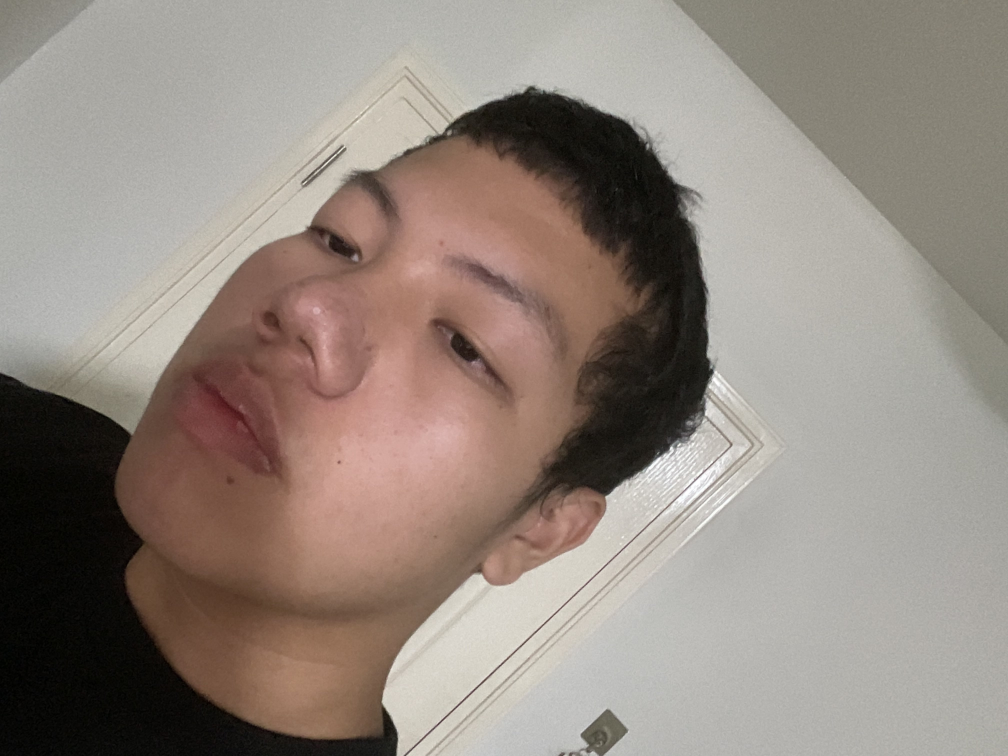
#> input picture Data_set/Raw_data/person1/IMG_0314.jpg, 4032 x 3024 px, found by its file name (shown at 1/4 size); its folder holds only this picture in this run
$ python RE_Si_Name.py
#> lines starting #> are read from the running program, lines starting #| are printed output that depends on the picture
#> pass 2 of the loop `for person in os.listdir(source_folder):`:
import os
import cv2

def rename_and_resize_images(source_folder, target_folder, rename_map, img_size=(640, 780)):
#> called with source_folder = 'D:/Project_face/Data_set/Raw_data', target_folder = 'D:/Project_face/Data_set/Target', img_size = (640, 780)
    if not os.path.exists(target_folder):
        os.makedirs(target_folder)

    for person in os.listdir(source_folder):
        person_folder = os.path.join(source_folder, person)

        if not os.path.isdir(person_folder):
            continue

        # ตรวจสอบว่ามีการเปลี่ยนชื่อโฟลเดอร์หรือไม่
        new_person_name = rename_map.get(person, person)
        target_person_folder = os.path.join(target_folder, new_person_name)

        if not os.path.exists(target_person_folder):
            os.makedirs(target_person_folder)

        files = [f for f in os.listdir(person_folder) if f.lower().endswith(('jpg', 'jpeg', 'png'))]
        files.sort()
        print(f"📂 Processing folder: {person} -> {new_person_name} ({len(files)} images)")

        for idx, file in enumerate(files, start=1):
            img_path = os.path.join(person_folder, file)
            img = cv2.imread(img_path)
#> img is the input picture: shape (3024, 4032, 3); mean B, G, R 127.1, 135.6, 147

            if img is None:
                continue

            img_resized = cv2.resize(img, img_size)
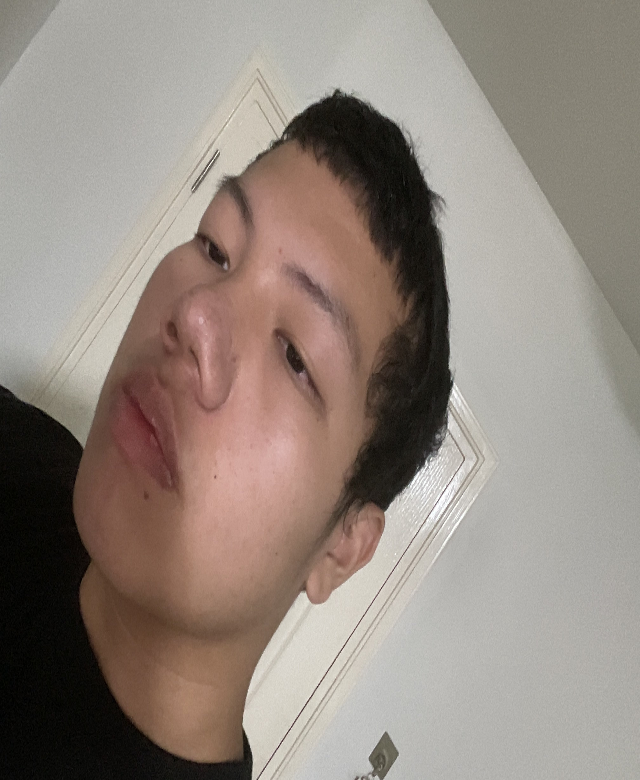
#> img_resized: shape (780, 640, 3); mean B, G, R 127, 135.5, 146.9
            new_filename = f"{new_person_name}{idx:02d}.png"

            cv2.imwrite(os.path.join(target_person_folder, new_filename), img_resized)

        print(f"✅ Processed {person} -> {new_person_name}: {len(files)} images resized & renamed.")
#> pass 2 of the loop in rename_and_resize_images, `for person in os.listdir(source_folder):`:
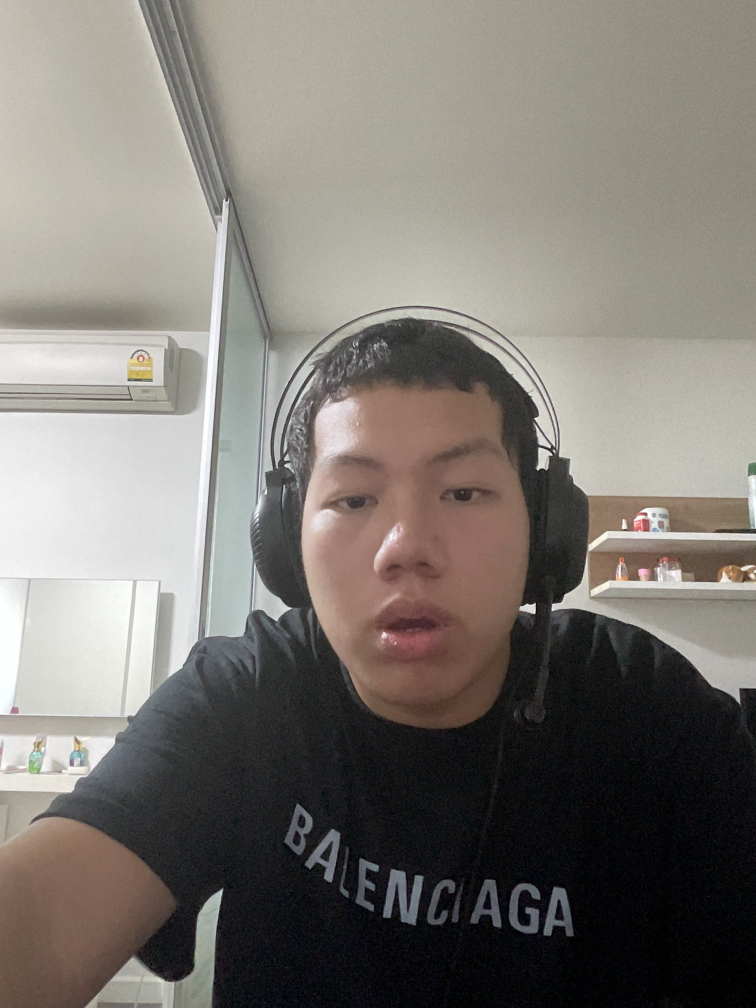
#> input picture Data_set/Raw_data/person2/IMG_0279.jpg, 3024 x 4032 px, found by its file name (shown at 1/4 size)
#> in rename_and_resize_images, img is the input picture: shape (4032, 3024, 3); mean B, G, R 114.3, 120.4, 125
#> in rename_and_resize_images, `img_resized = cv2.resize(img, img_size)`:
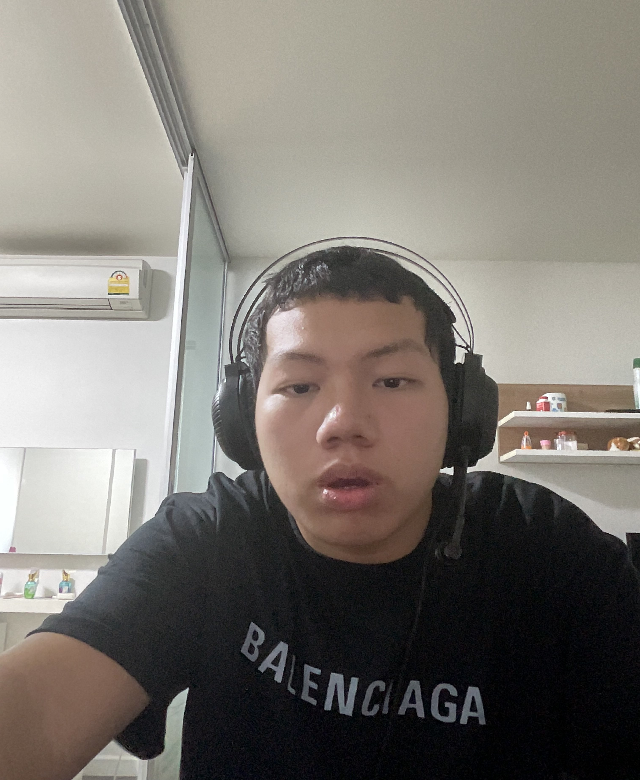
#> img_resized: shape (780, 640, 3); mean B, G, R 114.2, 120.3, 124.9

# รับค่าเปลี่ยนชื่อโฟลเดอร์จากผู้ใช้
source_folder = 'D:/Project_face/Data_set/Raw_data'
target_folder = 'D:/Project_face/Data_set/Target'
rename_map = {}

for person in os.listdir(source_folder):
    person_folder = os.path.join(source_folder, person)
    if os.path.isdir(person_folder):
        new_name = input(f"Enter new name for '{person}' (or press Enter to keep the same): ").strip()
        if new_name:
            rename_map[person] = new_name

rename_and_resize_images(source_folder, target_folder, rename_map)
